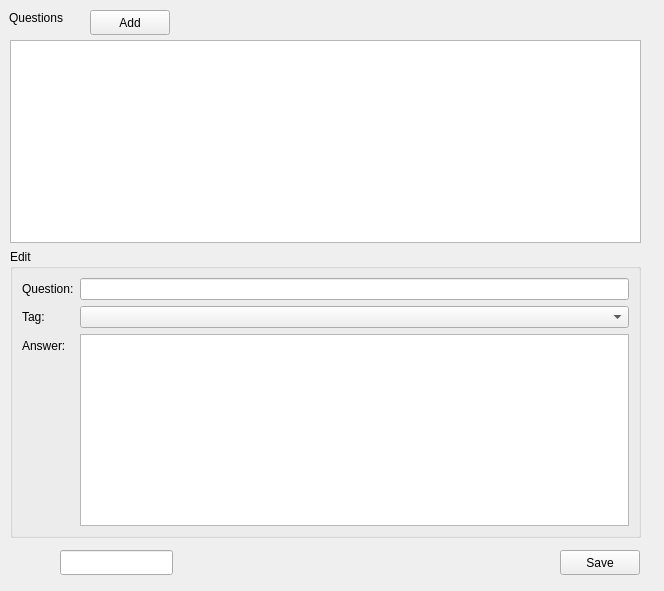
<?xml version="1.0" encoding="UTF-8"?>
<ui version="4.0">
 <class>Form</class>
 <widget class="QWidget" name="Form">
  <property name="geometry">
   <rect>
    <x>0</x>
    <y>0</y>
    <width>664</width>
    <height>591</height>
   </rect>
  </property>
  <property name="windowTitle">
   <string>Form</string>
  </property>
  <widget class="QPushButton" name="btnAdd">
   <property name="geometry">
    <rect>
     <x>90</x>
     <y>10</y>
     <width>80</width>
     <height>25</height>
    </rect>
   </property>
   <property name="text">
    <string>Add</string>
   </property>
  </widget>
  <widget class="QLabel" name="label_4">
   <property name="geometry">
    <rect>
     <x>9</x>
     <y>9</y>
     <width>58</width>
     <height>17</height>
    </rect>
   </property>
   <property name="text">
    <string>Questions</string>
   </property>
  </widget>
  <widget class="QPushButton" name="btnSave">
   <property name="geometry">
    <rect>
     <x>560</x>
     <y>550</y>
     <width>80</width>
     <height>25</height>
    </rect>
   </property>
   <property name="text">
    <string>Save</string>
   </property>
  </widget>
  <widget class="QLineEdit" name="txtID">
   <property name="geometry">
    <rect>
     <x>60</x>
     <y>550</y>
     <width>113</width>
     <height>25</height>
    </rect>
   </property>
  </widget>
  <widget class="QWidget" name="">
   <property name="geometry">
    <rect>
     <x>10</x>
     <y>40</y>
     <width>631</width>
     <height>498</height>
    </rect>
   </property>
   <layout class="QVBoxLayout" name="verticalLayout">
    <item>
     <widget class="QTableView" name="questionView"/>
    </item>
    <item>
     <widget class="QGroupBox" name="groupBox">
      <property name="title">
       <string>Edit</string>
      </property>
      <layout class="QFormLayout" name="formLayout">
       <item row="0" column="0">
        <widget class="QLabel" name="label">
         <property name="text">
          <string>Question:</string>
         </property>
         <property name="buddy">
          <cstring></cstring>
         </property>
        </widget>
       </item>
       <item row="0" column="1">
        <widget class="QLineEdit" name="txtBody"/>
       </item>
       <item row="1" column="0">
        <widget class="QLabel" name="label_2">
         <property name="text">
          <string>Tag:</string>
         </property>
        </widget>
       </item>
       <item row="1" column="1">
        <widget class="QComboBox" name="cboTags"/>
       </item>
       <item row="2" column="0">
        <widget class="QLabel" name="label_3">
         <property name="text">
          <string>Answer:</string>
         </property>
        </widget>
       </item>
       <item row="2" column="1">
        <widget class="QPlainTextEdit" name="txtAnswer"/>
       </item>
      </layout>
     </widget>
    </item>
   </layout>
  </widget>
 </widget>
 <resources/>
 <connections/>
</ui>
